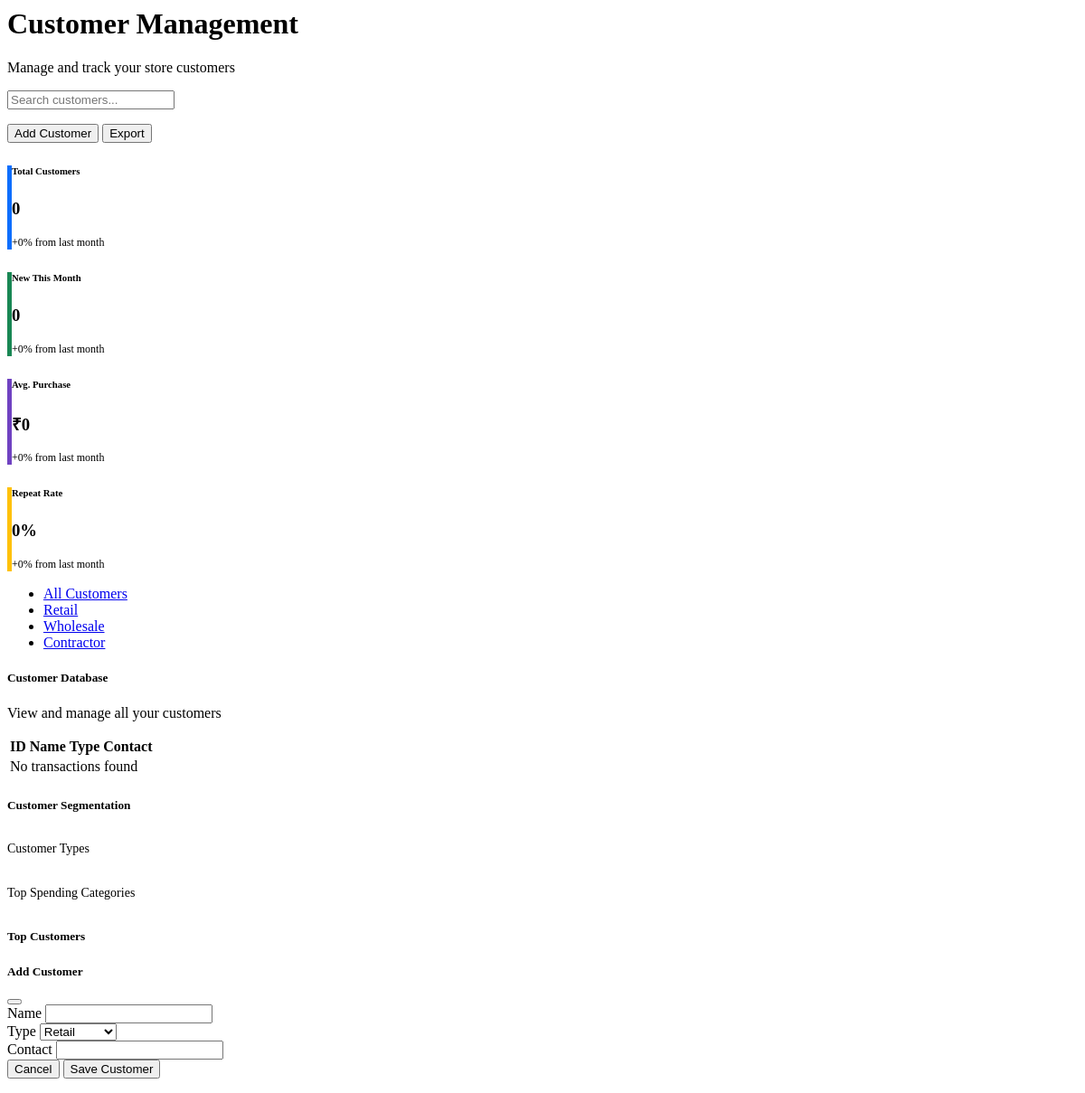
Page /Dashboard/Retail_Store/customers.php on the earlier database version.
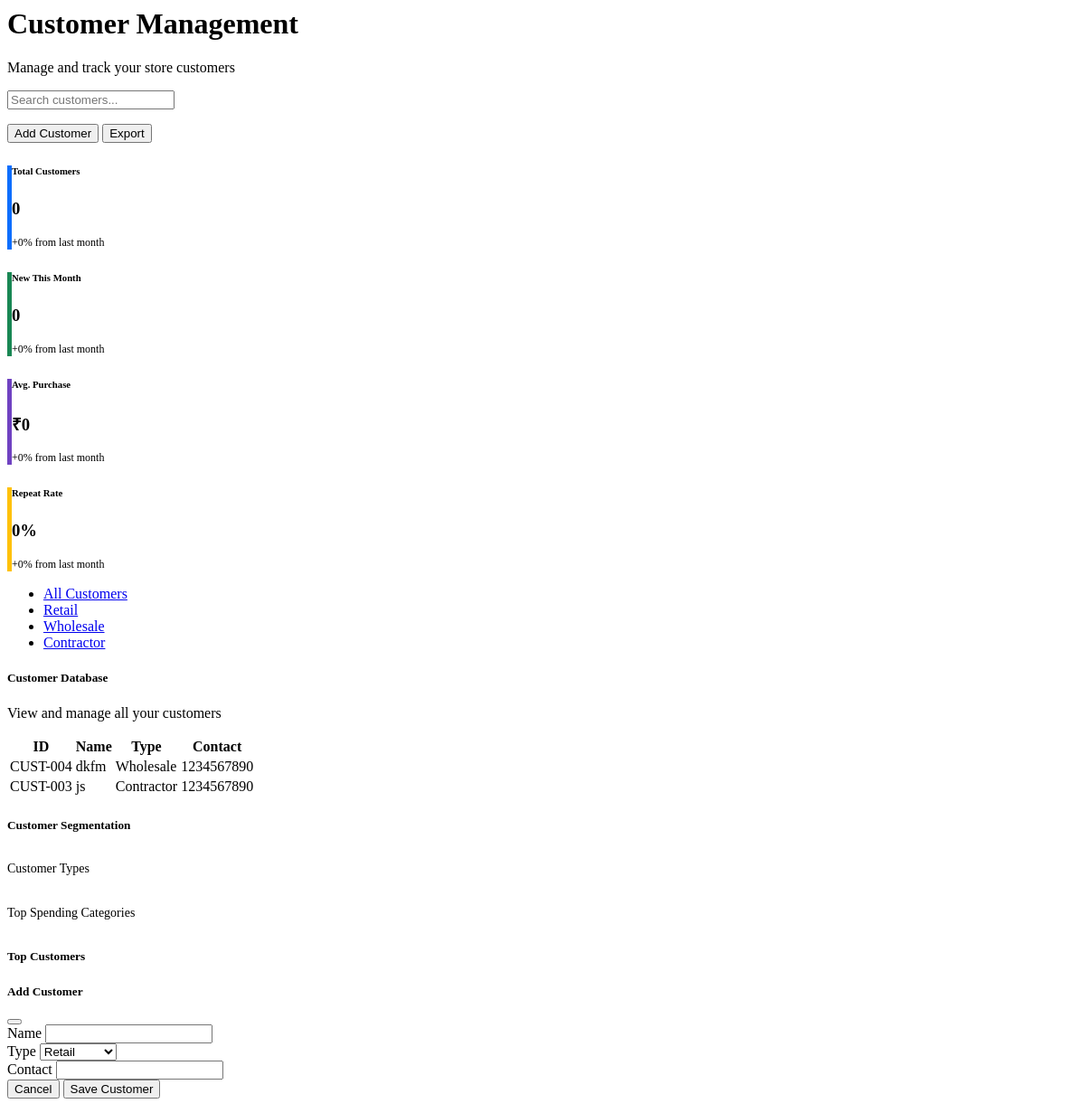
Same page on the later database version.
### tables this page shows
CREATE TABLE `customer` (
  `customer_Id` varchar(20) NOT NULL,
  `name` varchar(50) NOT NULL,
  `type` enum('Contractor','Wholesale','Retail') NOT NULL,
  `contact` varchar(10) NOT NULL,
  `date` date NOT NULL,
  `created_by` varchar(50) NOT NULL,
  `created_for` varchar(50) NOT NULL
);

### Dashboard/Retail_Store/customers.php (the view, shortened to what the changed rows need)
<?php
include '../../_conn.php';
$user_name = $_SESSION['user_name'];
$tab = isset($_GET['tab']) && in_array($_GET['tab'], ['all', 'retail', 'wholesale', 'contractor']) ? $_GET['tab'] : 'all';
?>
<div class="main-content">
    <h1><i class="fas fa-users text-primary me-2"></i> Customer Management</h1>
    <?php
    $totalCustomersQuery = "SELECT COUNT(*) AS total FROM customer WHERE created_for = ?";
    $stmt1 = $conn->prepare($totalCustomersQuery);
    $stmt1->bind_param("s", $user_name);
    $stmt1->execute();
    $result1 = $stmt1->get_result();
    ?>
    <?php if ($tab === 'all'): ?>
        <div class="card card-border shadow-sm mb-4">
            <div class="card-body p-4">
                <div class="table-responsive">
                    <table class="table table-bordered table-hover" id="customerTable">
                        <thead>
                            <tr>
                                <th>ID</th>
                                <th>Name</th>
                                <th>Type</th>
                                <th>Contact</th>
                            </tr>
                        </thead>
                        <tbody>
                            <?php
                            $result = $conn->query("SELECT * FROM customer WHERE created_for = '$user_name' ORDER BY customer_Id DESC");
                            if ($result->num_rows > 0) {
                                while ($row = $result->fetch_assoc()) {
                                    echo "<tr>";
                                    echo "<td>" . htmlspecialchars($row['customer_Id']) . "</td>";
                                    echo "<td>" . htmlspecialchars($row['name']) . "</td>";
                                    echo "<td>" . htmlspecialchars($row['type']) . "</td>";
                                    echo "<td>" . htmlspecialchars($row['contact']) . "</td>";
                                    echo "</tr>";
                                }
                            } else {
                                echo "<tr><td colspan='4' class='text-center'>No transactions found</td></tr>";
                            }
                            ?>
                        </tbody>
                    </table>
                </div>
            </div>
        </div>
    <?php endif; ?>
</div>

Differences in the rows shown:
added customer: customer_Id "CUST-004", name "dkfm", type "Wholesale", contact "1234567890"
added customer: customer_Id "CUST-003", name "js", type "Contractor", contact "1234567890"
Other differences:
text no longer shown: "No transactions found"
